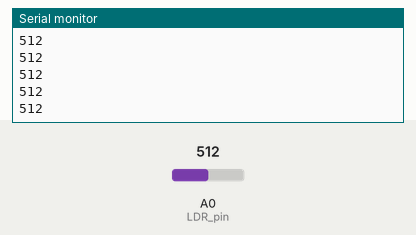
Bench run of a sketch on a simulated Arduino Uno, built with avr-gcc and run on an emulated ATmega328P. Shown: the last lines printed to the serial monitor. Inputs (shaded band) come from the test bench; at power-on: A0 (LDR_pin) = 512.

Above: at 1.2 s.
1.3 s: A0 (LDR_pin) set to 716
At 2.0 s:
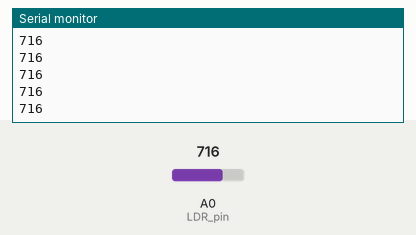
2.8 s: A0 (LDR_pin) set to 900
At 3.8 s:
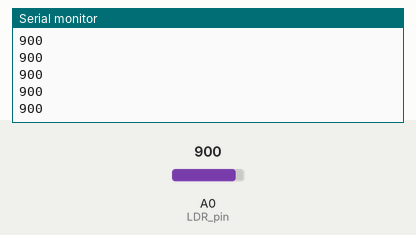
Timing chart, 0 to 5.8 s (numbered marks = the images above; inputs shaded):
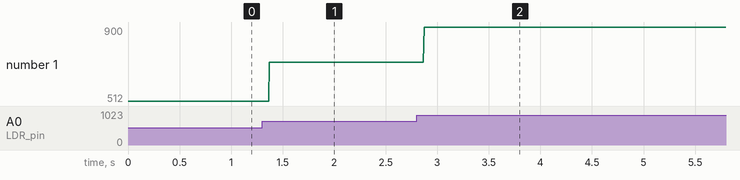

The sketch:

basic_LDR.ino
```cpp
const int LDR_pin = A0;
int LDR_value = 0;

void setup() {
  Serial.begin(9600);
}

void loop() {
  // Detect LDR values
  LDR_value = analogRead(LDR_pin);

  // Send values to Serial port using
  Serial.println(LDR_value);

  // Delay to allow for plotting
  delay(1);
}
```

Measured:
- after the input at 1.3 s, the serial monitor: prints a new line after 0.07 s (image 1)
- after the input at 2.8 s, the serial monitor: prints a new line after 0.07 s (image 2)
- plotted number 1: 512 → 716 after the input at 1.3 s, 716 → 900 after the input at 2.8 s
